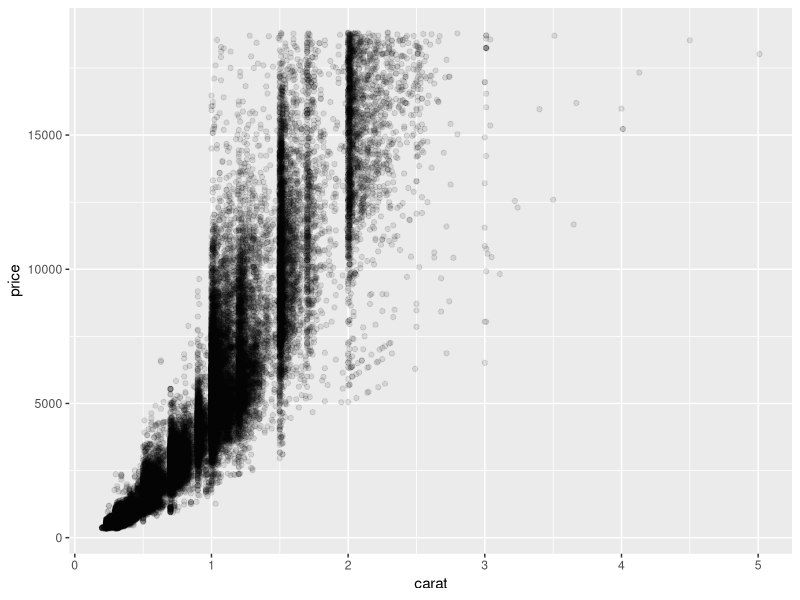
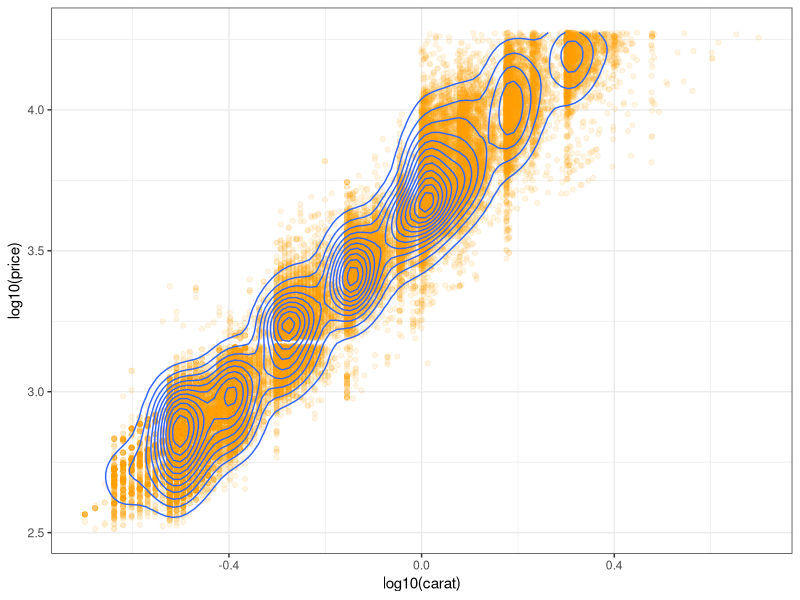
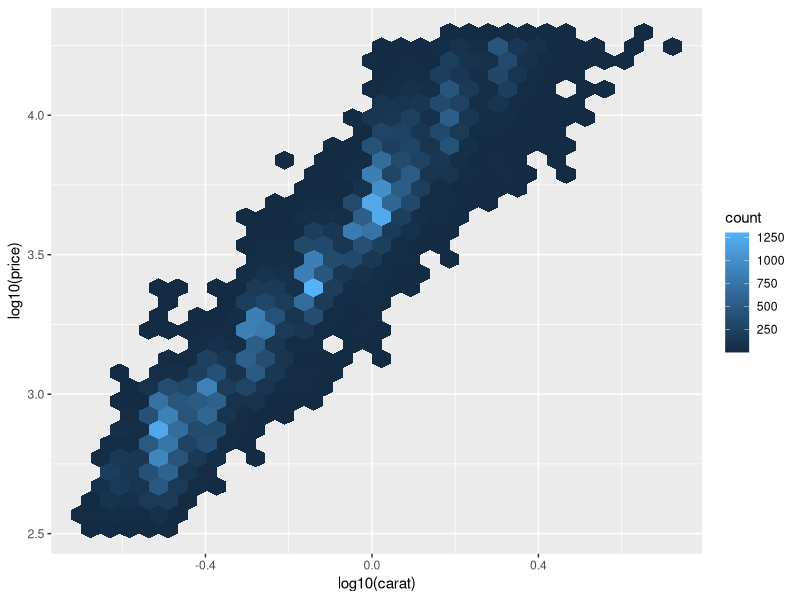
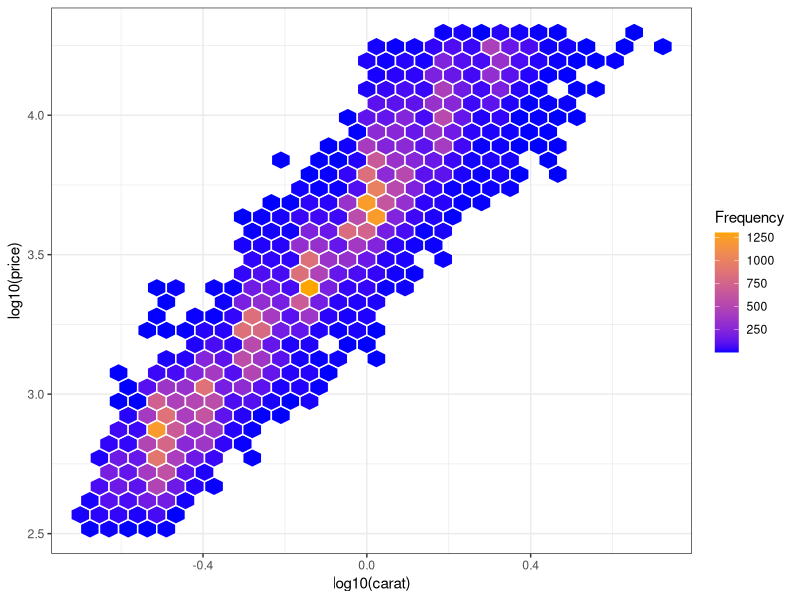
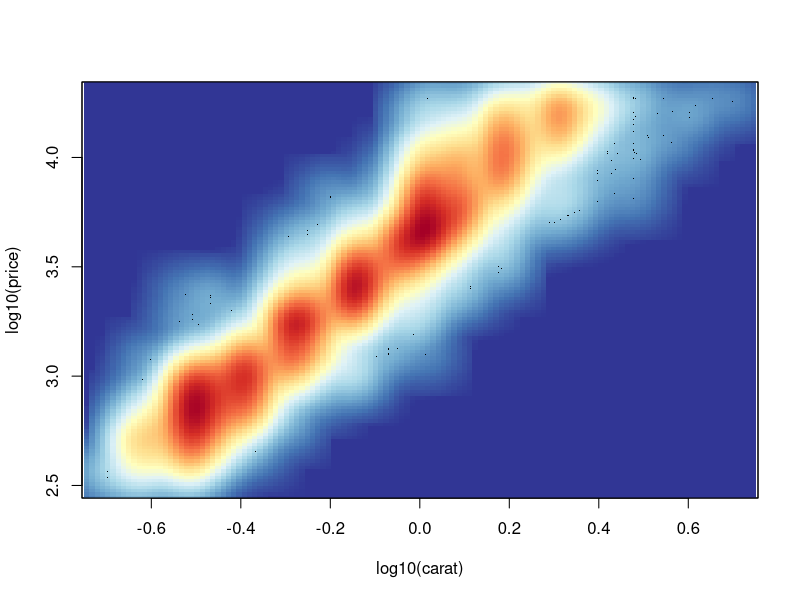

The R source for these figures, in order:
## ---- chunk 1
library(knitr)
knitr::opts_chunk$set(tidy=T, 
               fig.width=8,
               fig.height=5,
               fig.align='left',
               warning=FALSE,
               message=FALSE,
               echo=TRUE)
options(width = 120)
library(ggplot2)
attach(diamonds)

## ---- chunk 2
ggplot(diamonds,aes(x=carat,y=price)) + geom_point(alpha = 0.1)
ggplot(diamonds,aes(x=log10(carat),y=log10(price))) + 
  geom_point(alpha = 0.1, colour="orange") + 
  geom_density2d()+ theme_bw()
ggplot(diamonds,aes(x=log10(carat),y=log10(price))) + 
  stat_binhex()
ggplot(diamonds,aes(x=log10(carat),y=log10(price))) + 
  stat_binhex(colour="white", na.rm=TRUE) +
  scale_fill_gradientn(colours=c("blue","orange"), name = "Frequency", na.value=NA) + 
  theme_bw()
## ---- chunk 3

# create a color palette to use in smoothed scatterplot
library(RColorBrewer)
buylrd = c("#313695", "#4575B4", "#74ADD1", "#ABD9E9", "#E0F3F8", "#FFFFBF",
           "#FEE090", "#FDAE61", "#F46D43", "#D73027", "#A50026") 
myColRamp = colorRampPalette(c(buylrd))

# smoothed scatterplot
smoothScatter(x=log10(carat),y=log10(price),
              colramp=myColRamp)
## ---- chunk 4
sessionInfo()
